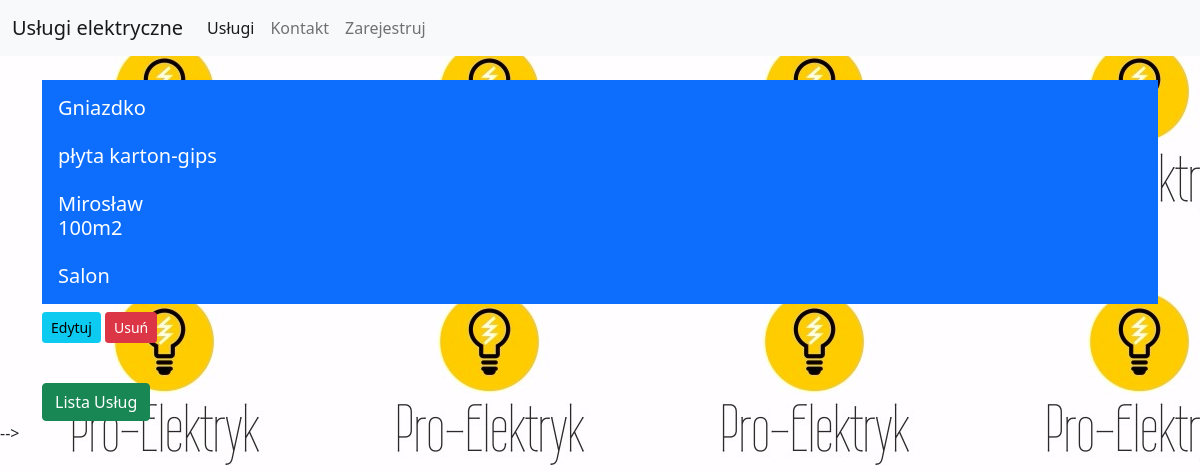
Screenshot of /spot/7/ (signed in) with the database file from the repository.
### strona/models.py (models this page shows, shortened)
class Spot(models.Model):
    type = models.ForeignKey(TypeOfSpot, on_delete=models.CASCADE)
    room = models.ForeignKey(Room, on_delete=models.CASCADE)
    furrowing = models.CharField(choices=TYPE_OF_WALL, max_length=20)
    def get_delete_url(self):
        return reverse('spot_delete_view', args=(self.pk,))
    def get_update_url(self):
        return reverse('spot_update_view', args=(self.pk,))

class TypeOfSpot(models.Model):
    wall_type = models.CharField(choices=TYPE_OF_WALL, max_length=20)
    description = models.TextField()

class Room(models.Model):
    name = models.CharField(choices=ROOMS, max_length=25, default='')
    service = models.ForeignKey(Service, on_delete=models.CASCADE)

class Service(models.Model):
    name = models.CharField(max_length=125)
    square_meters = models.CharField(choices=METERS, max_length=6, default='')

### strona/views.py (the view)
# urls.py: path('spot/<int:pk>/', views.SpotDetailView.as_view(), name='spot_detail_view'),
class SpotDetailView(LoginRequiredMixin, DetailView):
    model = Spot
    template_name = 'spot_detail.html'

### templates/spot_detail.html
{% extends 'base.html' %}
{% block content %}
    <h5 class="col p-3 bg-primary text-white">{{ object.type.description }}<br/>
        <br/>{{ object.type.wall_type }}<br/><br/>{{ object.room.service.name }}<br/>{{ object.room.service.square_meters }}<br/>
        <br/>{{ object.room.name }}<br/>
        </h5>
    <a href="{{ spot.get_update_url }}" class="btn btn-info btn-sm">Edytuj</a>
    <a href="{{ spot.get_delete_url }}" class="btn btn-danger btn-sm">Usuń</a>
    {% include 'view_list.html' with object_list=spots %}
    <a href="{% url 'service_list_view' %}" class="btn btn-success">Lista Usług</a>
{% endblock %}

### rows the page displays
Spot: type.description "Gniazdko", type.wall_type "płyta karton-gips", room.service.name "Mirosław", room.service.square_meters "100m2", room.name "Salon"
